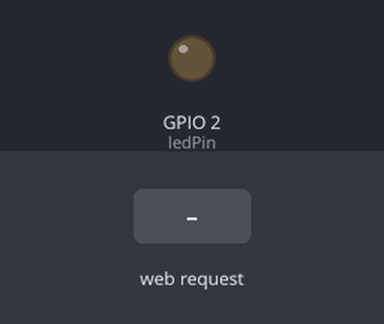
The sketch below on a simulated ESP8266 (NodeMCU). Parts: output pins drawn as LEDs (lit = HIGH). The test bench sets the inputs (shaded band). WiFi joins after 1.5 s; servers stay silent unless stated; what the sketch prints to the serial monitor is not drawn.

Above: at 3.2 s.
3.3 s: HTTP request GET /L received
At 3.9 s:
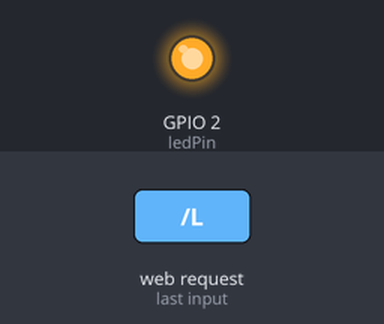
4.8 s: HTTP request GET /H received
At 5.1 s:
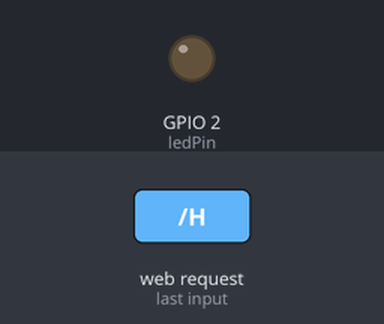
Timing chart, 0 to 7.8 s (numbered marks = the images above; inputs shaded):
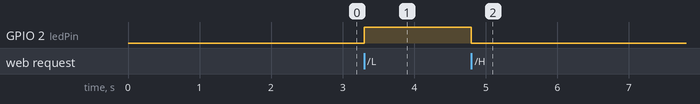

The sketch:

iotCode.ino
```cpp
#include <ESP8266WiFi.h>
#include <ESP8266WebServer.h> // Tambahkan library ini

// Set your WiFi credentials
const char* ssid = "Iman_sport";
const char* password = "123456789";

// Create a web server on port 80
ESP8266WebServer espServer(80); // Ubah ini menjadi ESP8266WebServer

// Pin to control
int ledPin = 2;


void setup() {
  Serial.begin(9600);
  pinMode(ledPin, OUTPUT); // gunakan variabel ledPin

  // Connect to Wi-Fi
  WiFi.begin(ssid, password);
  while (WiFi.status() != WL_CONNECTED) {
    delay(1000);
    Serial.println("Connecting to WiFi...");
  }
  Serial.println("Connected to WiFi");
  Serial.println(WiFi.localIP()); // Get the IP address

  // Define the routes
  espServer.on("/L", []() {
    digitalWrite(ledPin, HIGH);
    espServer.send(200, "text/plain", "LED ON");
  });

  espServer.on("/H", []() {
    digitalWrite(ledPin, LOW);
    espServer.send(200, "text/plain", "LED OFF");
  });

  // Start the server
  espServer.begin();
}

void loop() {
  // Handle incoming requests
  espServer.handleClient();
}
```

Measured:
- after the input at 3.3 s, GPIO 2 (ledPin): LOW → HIGH at once
- after the input at 4.8 s, GPIO 2 (ledPin): HIGH → LOW at once
